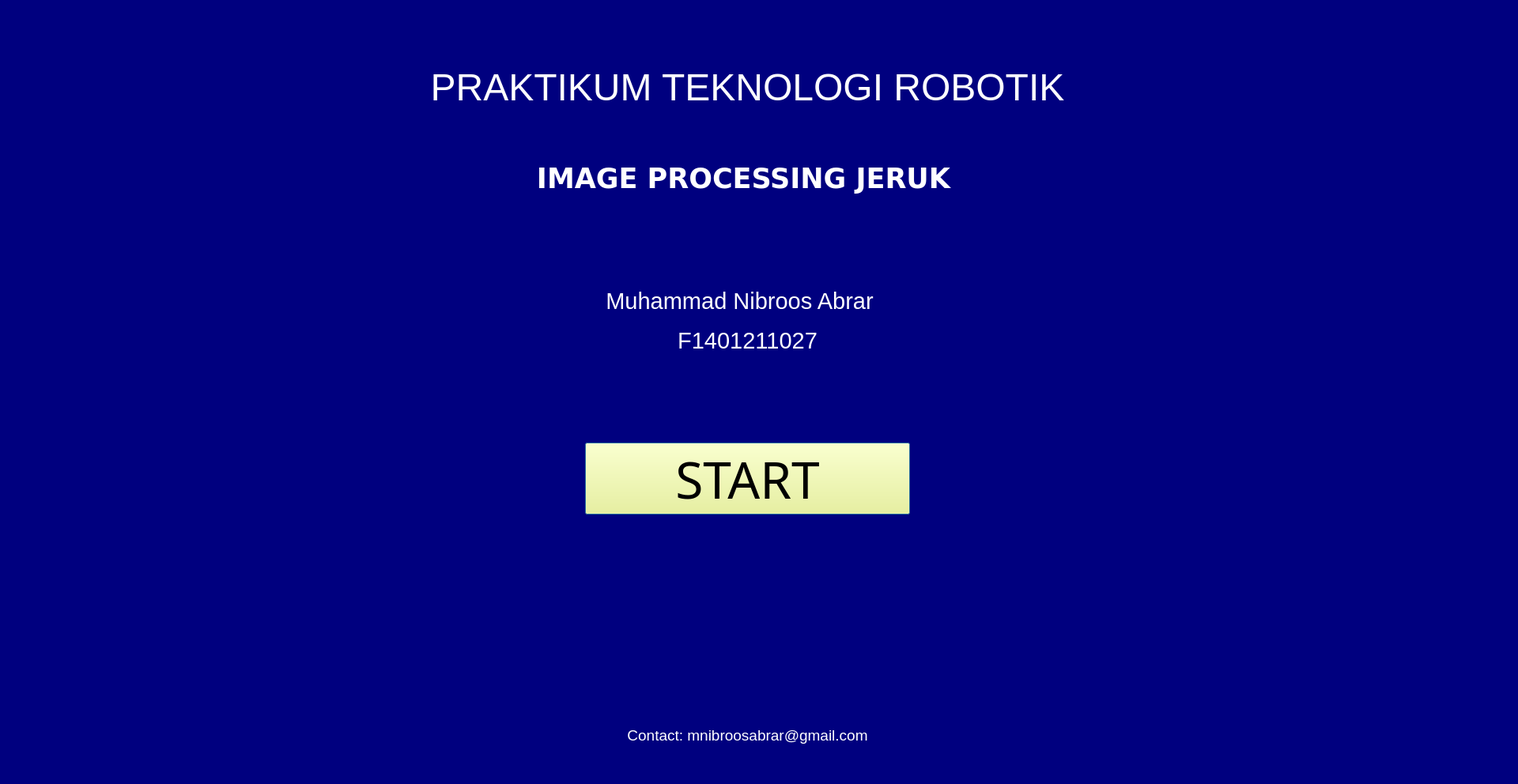
<?xml version="1.0" encoding="UTF-8"?>
<ui version="4.0">
 <class>Dialog</class>
 <widget class="QDialog" name="Dialog">
  <property name="geometry">
   <rect>
    <x>0</x>
    <y>0</y>
    <width>1920</width>
    <height>992</height>
   </rect>
  </property>
  <property name="windowTitle">
   <string>Dialog</string>
  </property>
  <property name="styleSheet">
   <string notr="true">background-color: rgb(0, 0, 127);</string>
  </property>
  <widget class="QPushButton" name="start">
   <property name="geometry">
    <rect>
     <x>740</x>
     <y>560</y>
     <width>411</width>
     <height>91</height>
    </rect>
   </property>
   <property name="font">
    <font>
     <family>Vividly</family>
     <pointsize>48</pointsize>
    </font>
   </property>
   <property name="styleSheet">
    <string notr="true">background-color: rgb(255, 255, 127);</string>
   </property>
   <property name="text">
    <string>START</string>
   </property>
  </widget>
  <widget class="QLabel" name="label">
   <property name="geometry">
    <rect>
     <x>470</x>
     <y>60</y>
     <width>951</width>
     <height>101</height>
    </rect>
   </property>
   <property name="font">
    <font>
     <pointsize>36</pointsize>
    </font>
   </property>
   <property name="styleSheet">
    <string notr="true">color: rgb(255, 255, 255);</string>
   </property>
   <property name="text">
    <string>PRAKTIKUM TEKNOLOGI ROBOTIK</string>
   </property>
   <property name="alignment">
    <set>Qt::AlignCenter</set>
   </property>
  </widget>
  <widget class="QLabel" name="label_2">
   <property name="geometry">
    <rect>
     <x>720</x>
     <y>360</y>
     <width>431</width>
     <height>41</height>
    </rect>
   </property>
   <property name="font">
    <font>
     <pointsize>22</pointsize>
    </font>
   </property>
   <property name="styleSheet">
    <string notr="true">color: rgb(255, 255, 255);</string>
   </property>
   <property name="text">
    <string>Muhammad Nibroos Abrar</string>
   </property>
   <property name="alignment">
    <set>Qt::AlignCenter</set>
   </property>
  </widget>
  <widget class="QLabel" name="label_3">
   <property name="geometry">
    <rect>
     <x>820</x>
     <y>410</y>
     <width>251</width>
     <height>41</height>
    </rect>
   </property>
   <property name="font">
    <font>
     <pointsize>22</pointsize>
    </font>
   </property>
   <property name="styleSheet">
    <string notr="true">color: rgb(255, 255, 255);</string>
   </property>
   <property name="text">
    <string>F1401211027</string>
   </property>
   <property name="alignment">
    <set>Qt::AlignCenter</set>
   </property>
  </widget>
  <widget class="QLabel" name="label_4">
   <property name="geometry">
    <rect>
     <x>760</x>
     <y>910</y>
     <width>371</width>
     <height>41</height>
    </rect>
   </property>
   <property name="font">
    <font>
     <pointsize>14</pointsize>
    </font>
   </property>
   <property name="styleSheet">
    <string notr="true">color: rgb(255, 255, 255);</string>
   </property>
   <property name="text">
    <string>Contact: mnibroosabrar@gmail.com</string>
   </property>
   <property name="alignment">
    <set>Qt::AlignCenter</set>
   </property>
  </widget>
  <widget class="QLabel" name="label_13">
   <property name="geometry">
    <rect>
     <x>590</x>
     <y>200</y>
     <width>701</width>
     <height>51</height>
    </rect>
   </property>
   <property name="font">
    <font>
     <family>Verdana</family>
     <pointsize>26</pointsize>
     <weight>75</weight>
     <bold>true</bold>
    </font>
   </property>
   <property name="styleSheet">
    <string notr="true">color: rgb(255, 255, 255);

</string>
   </property>
   <property name="text">
    <string>IMAGE PROCESSING JERUK</string>
   </property>
   <property name="alignment">
    <set>Qt::AlignCenter</set>
   </property>
  </widget>
 </widget>
 <resources/>
 <connections/>
</ui>
